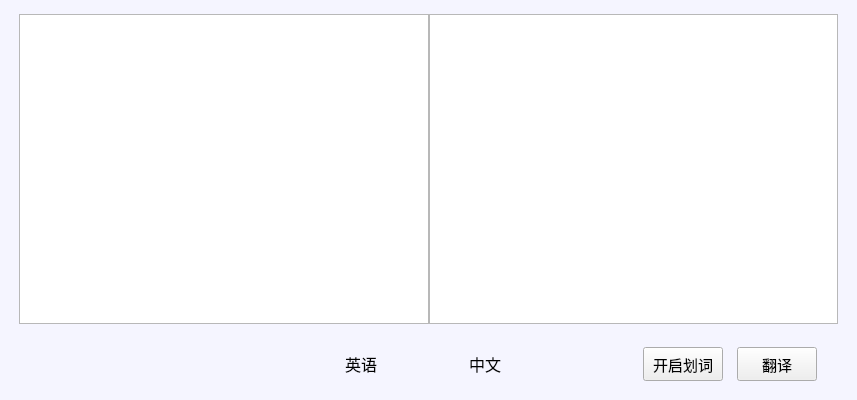
<?xml version="1.0" encoding="UTF-8"?>
<ui version="4.0">
 <class>MainWindow</class>
 <widget class="QMainWindow" name="MainWindow">
  <property name="geometry">
   <rect>
    <x>0</x>
    <y>0</y>
    <width>857</width>
    <height>400</height>
   </rect>
  </property>
  <property name="minimumSize">
   <size>
    <width>500</width>
    <height>300</height>
   </size>
  </property>
  <property name="maximumSize">
   <size>
    <width>1000</width>
    <height>500</height>
   </size>
  </property>
  <property name="font">
   <font>
    <pointsize>10</pointsize>
   </font>
  </property>
  <property name="windowTitle">
   <string notr="true">Tiny Translation</string>
  </property>
  <property name="autoFillBackground">
   <bool>false</bool>
  </property>
  <widget class="QWidget" name="centralwidget">
   <property name="styleSheet">
    <string notr="true">QWidget#centralwidget
{
	background-color:rgb(245,245,255)
}</string>
   </property>
   <layout class="QVBoxLayout" name="verticalLayout_3">
    <property name="spacing">
     <number>0</number>
    </property>
    <property name="leftMargin">
     <number>5</number>
    </property>
    <property name="topMargin">
     <number>5</number>
    </property>
    <property name="rightMargin">
     <number>5</number>
    </property>
    <property name="bottomMargin">
     <number>5</number>
    </property>
    <item>
     <widget class="QWidget" name="widget" native="true">
      <layout class="QHBoxLayout" name="horizontalLayout_3">
       <property name="spacing">
        <number>0</number>
       </property>
       <item>
        <spacer name="horizontalSpacer_2">
         <property name="orientation">
          <enum>Qt::Horizontal</enum>
         </property>
         <property name="sizeType">
          <enum>QSizePolicy::Fixed</enum>
         </property>
         <property name="sizeHint" stdset="0">
          <size>
           <width>5</width>
           <height>20</height>
          </size>
         </property>
        </spacer>
       </item>
       <item>
        <widget class="QTextEdit" name="Source_Edit">
         <property name="font">
          <font>
           <pointsize>12</pointsize>
          </font>
         </property>
        </widget>
       </item>
       <item>
        <widget class="QTextEdit" name="Target_Edit">
         <property name="font">
          <font>
           <pointsize>12</pointsize>
          </font>
         </property>
        </widget>
       </item>
       <item>
        <spacer name="horizontalSpacer">
         <property name="orientation">
          <enum>Qt::Horizontal</enum>
         </property>
         <property name="sizeType">
          <enum>QSizePolicy::Fixed</enum>
         </property>
         <property name="sizeHint" stdset="0">
          <size>
           <width>5</width>
           <height>20</height>
          </size>
         </property>
        </spacer>
       </item>
      </layout>
     </widget>
    </item>
    <item>
     <widget class="QWidget" name="widget_2" native="true">
      <property name="sizePolicy">
       <sizepolicy hsizetype="Preferred" vsizetype="Preferred">
        <horstretch>0</horstretch>
        <verstretch>0</verstretch>
       </sizepolicy>
      </property>
      <layout class="QHBoxLayout" name="horizontalLayout" stretch="0,0,0">
       <property name="spacing">
        <number>5</number>
       </property>
       <property name="leftMargin">
        <number>5</number>
       </property>
       <property name="topMargin">
        <number>5</number>
       </property>
       <property name="rightMargin">
        <number>5</number>
       </property>
       <property name="bottomMargin">
        <number>5</number>
       </property>
       <item alignment="Qt::AlignVCenter">
        <widget class="QWidget" name="widget_3" native="true">
         <layout class="QGridLayout" name="gridLayout">
          <item row="0" column="3" alignment="Qt::AlignLeft">
           <widget class="QLabel" name="label_2">
            <property name="font">
             <font>
              <pointsize>12</pointsize>
             </font>
            </property>
            <property name="text">
             <string>中文</string>
            </property>
           </widget>
          </item>
          <item row="0" column="2">
           <widget class="QPushButton" name="SwitchButton">
            <property name="sizePolicy">
             <sizepolicy hsizetype="Preferred" vsizetype="Fixed">
              <horstretch>0</horstretch>
              <verstretch>0</verstretch>
             </sizepolicy>
            </property>
            <property name="minimumSize">
             <size>
              <width>80</width>
              <height>30</height>
             </size>
            </property>
            <property name="maximumSize">
             <size>
              <width>80</width>
              <height>30</height>
             </size>
            </property>
            <property name="styleSheet">
             <string notr="true">border:none;
</string>
            </property>
            <property name="text">
             <string/>
            </property>
            <property name="icon">
             <iconset resource="Resource/Resource.qrc">
              <normaloff>:/switch.png</normaloff>:/switch.png</iconset>
            </property>
            <property name="iconSize">
             <size>
              <width>80</width>
              <height>30</height>
             </size>
            </property>
           </widget>
          </item>
          <item row="0" column="1" alignment="Qt::AlignRight">
           <widget class="QLabel" name="label">
            <property name="font">
             <font>
              <pointsize>12</pointsize>
             </font>
            </property>
            <property name="text">
             <string>英语</string>
            </property>
           </widget>
          </item>
          <item row="0" column="0">
           <spacer name="horizontalSpacer_4">
            <property name="orientation">
             <enum>Qt::Horizontal</enum>
            </property>
            <property name="sizeType">
             <enum>QSizePolicy::Fixed</enum>
            </property>
            <property name="sizeHint" stdset="0">
             <size>
              <width>190</width>
              <height>20</height>
             </size>
            </property>
           </spacer>
          </item>
          <item row="0" column="4">
           <widget class="QPushButton" name="Switch_Delimit">
            <property name="minimumSize">
             <size>
              <width>80</width>
              <height>34</height>
             </size>
            </property>
            <property name="maximumSize">
             <size>
              <width>80</width>
              <height>34</height>
             </size>
            </property>
            <property name="font">
             <font>
              <pointsize>11</pointsize>
             </font>
            </property>
            <property name="text">
             <string>开启划词</string>
            </property>
           </widget>
          </item>
         </layout>
        </widget>
       </item>
       <item>
        <widget class="QPushButton" name="Translation">
         <property name="enabled">
          <bool>true</bool>
         </property>
         <property name="sizePolicy">
          <sizepolicy hsizetype="Minimum" vsizetype="Fixed">
           <horstretch>0</horstretch>
           <verstretch>0</verstretch>
          </sizepolicy>
         </property>
         <property name="minimumSize">
          <size>
           <width>80</width>
           <height>34</height>
          </size>
         </property>
         <property name="maximumSize">
          <size>
           <width>80</width>
           <height>34</height>
          </size>
         </property>
         <property name="font">
          <font>
           <pointsize>11</pointsize>
           <italic>false</italic>
           <bold>false</bold>
           <underline>false</underline>
           <strikeout>false</strikeout>
           <kerning>true</kerning>
          </font>
         </property>
         <property name="mouseTracking">
          <bool>false</bool>
         </property>
         <property name="text">
          <string>翻译</string>
         </property>
        </widget>
       </item>
       <item>
        <spacer name="horizontalSpacer_3">
         <property name="orientation">
          <enum>Qt::Horizontal</enum>
         </property>
         <property name="sizeType">
          <enum>QSizePolicy::Fixed</enum>
         </property>
         <property name="sizeHint" stdset="0">
          <size>
           <width>30</width>
           <height>20</height>
          </size>
         </property>
        </spacer>
       </item>
      </layout>
      <zorder>Translation</zorder>
      <zorder>horizontalSpacer_3</zorder>
      <zorder>widget_3</zorder>
     </widget>
    </item>
   </layout>
  </widget>
 </widget>
 <resources>
  <include location="Resource/Resource.qrc"/>
 </resources>
 <connections/>
</ui>
